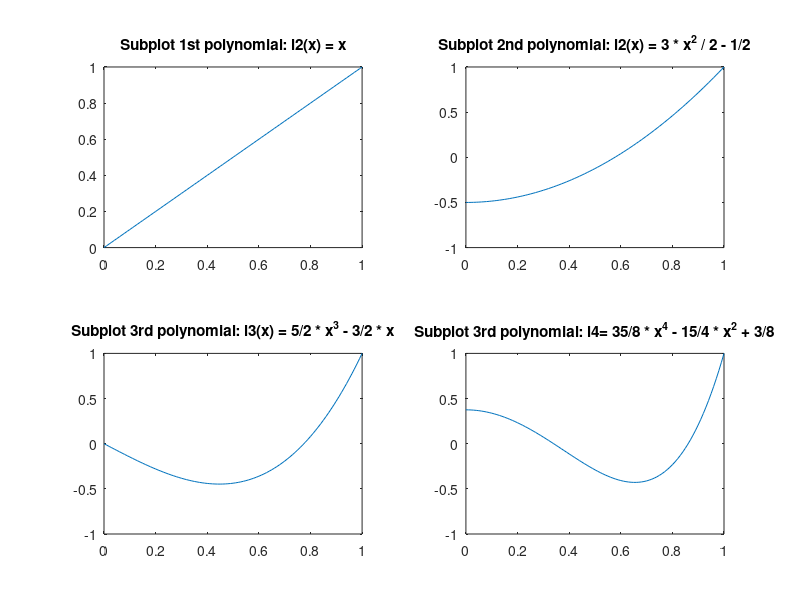

Source code (MATLAB):
% EX1.

% 1st Polynomial
subplot(2, 2, 1); % rows, column, index
x = 0 : 0.01 : 1; % usually the step is chosen to be 0.1
f = x;
plot(x, f);
title('Subplot 1st polynomial: l2(x) = x');

% 2nd Polynomial
subplot(2, 2, 2); 
x = 0 : 0.01 : 1;
f = 3 * x.^2 / 2 - 1/2;
plot(x, f);
title('Subplot 2nd polynomial: l2(x) = 3 * x^2 / 2 - 1/2');

% 3rd Polynomial
subplot(2, 2, 3);
x = 0 : 0.01 : 1;
f = 5/2 * x.^3 - 3/2 * x;
plot(x, f);
title('Subplot 3rd polynomial: l3(x) = 5/2 * x^3 - 3/2 * x');

% 4th Polynomial
subplot(2, 2, 4);
x = 0 : 0.01 : 1;
f = 35/8 * x.^4 - 15/4 * x.^2 + 3/8;
plot(x, f);
title('Subplot 3rd polynomial: l4= 35/8 * x^4 - 15/4 * x^2 + 3/8');